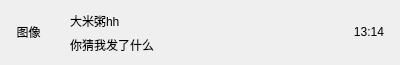
<?xml version="1.0" encoding="UTF-8"?>
<ui version="4.0">
 <class>chatUserWid</class>
 <widget class="QWidget" name="chatUserWid">
  <property name="geometry">
   <rect>
    <x>0</x>
    <y>0</y>
    <width>400</width>
    <height>65</height>
   </rect>
  </property>
  <property name="minimumSize">
   <size>
    <width>0</width>
    <height>65</height>
   </size>
  </property>
  <property name="maximumSize">
   <size>
    <width>16777215</width>
    <height>65</height>
   </size>
  </property>
  <property name="windowTitle">
   <string>Form</string>
  </property>
  <layout class="QHBoxLayout" name="horizontalLayout">
   <property name="spacing">
    <number>5</number>
   </property>
   <property name="leftMargin">
    <number>6</number>
   </property>
   <property name="topMargin">
    <number>2</number>
   </property>
   <property name="rightMargin">
    <number>6</number>
   </property>
   <property name="bottomMargin">
    <number>2</number>
   </property>
   <item>
    <widget class="QWidget" name="icon_wid" native="true">
     <property name="minimumSize">
      <size>
       <width>50</width>
       <height>50</height>
      </size>
     </property>
     <property name="maximumSize">
      <size>
       <width>50</width>
       <height>50</height>
      </size>
     </property>
     <widget class="QLabel" name="icon_lb">
      <property name="geometry">
       <rect>
        <x>0</x>
        <y>2</y>
        <width>45</width>
        <height>45</height>
       </rect>
      </property>
      <property name="minimumSize">
       <size>
        <width>45</width>
        <height>45</height>
       </size>
      </property>
      <property name="maximumSize">
       <size>
        <width>45</width>
        <height>45</height>
       </size>
      </property>
      <property name="text">
       <string>图像</string>
      </property>
      <property name="alignment">
       <set>Qt::AlignmentFlag::AlignCenter</set>
      </property>
     </widget>
     <widget class="QLabel" name="red_point">
      <property name="geometry">
       <rect>
        <x>27</x>
        <y>0</y>
        <width>30</width>
        <height>30</height>
       </rect>
      </property>
      <property name="minimumSize">
       <size>
        <width>30</width>
        <height>30</height>
       </size>
      </property>
      <property name="maximumSize">
       <size>
        <width>30</width>
        <height>30</height>
       </size>
      </property>
      <property name="text">
       <string/>
      </property>
     </widget>
    </widget>
   </item>
   <item>
    <widget class="QWidget" name="user_info_wid" native="true">
     <layout class="QVBoxLayout" name="verticalLayout">
      <item>
       <widget class="QLabel" name="user_name_lb">
        <property name="text">
         <string>大米粥hh</string>
        </property>
       </widget>
      </item>
      <item>
       <widget class="QLabel" name="user_chat_lb">
        <property name="text">
         <string>你猜我发了什么</string>
        </property>
       </widget>
      </item>
     </layout>
    </widget>
   </item>
   <item>
    <widget class="QWidget" name="time_wid" native="true">
     <property name="minimumSize">
      <size>
       <width>50</width>
       <height>50</height>
      </size>
     </property>
     <property name="maximumSize">
      <size>
       <width>50</width>
       <height>50</height>
      </size>
     </property>
     <layout class="QHBoxLayout" name="horizontalLayout_3">
      <property name="spacing">
       <number>0</number>
      </property>
      <property name="leftMargin">
       <number>0</number>
      </property>
      <property name="topMargin">
       <number>0</number>
      </property>
      <property name="rightMargin">
       <number>0</number>
      </property>
      <property name="bottomMargin">
       <number>0</number>
      </property>
      <item>
       <widget class="QLabel" name="time_lb">
        <property name="text">
         <string>13:14</string>
        </property>
        <property name="alignment">
         <set>Qt::AlignmentFlag::AlignCenter</set>
        </property>
       </widget>
      </item>
     </layout>
    </widget>
   </item>
  </layout>
 </widget>
 <resources/>
 <connections/>
</ui>
